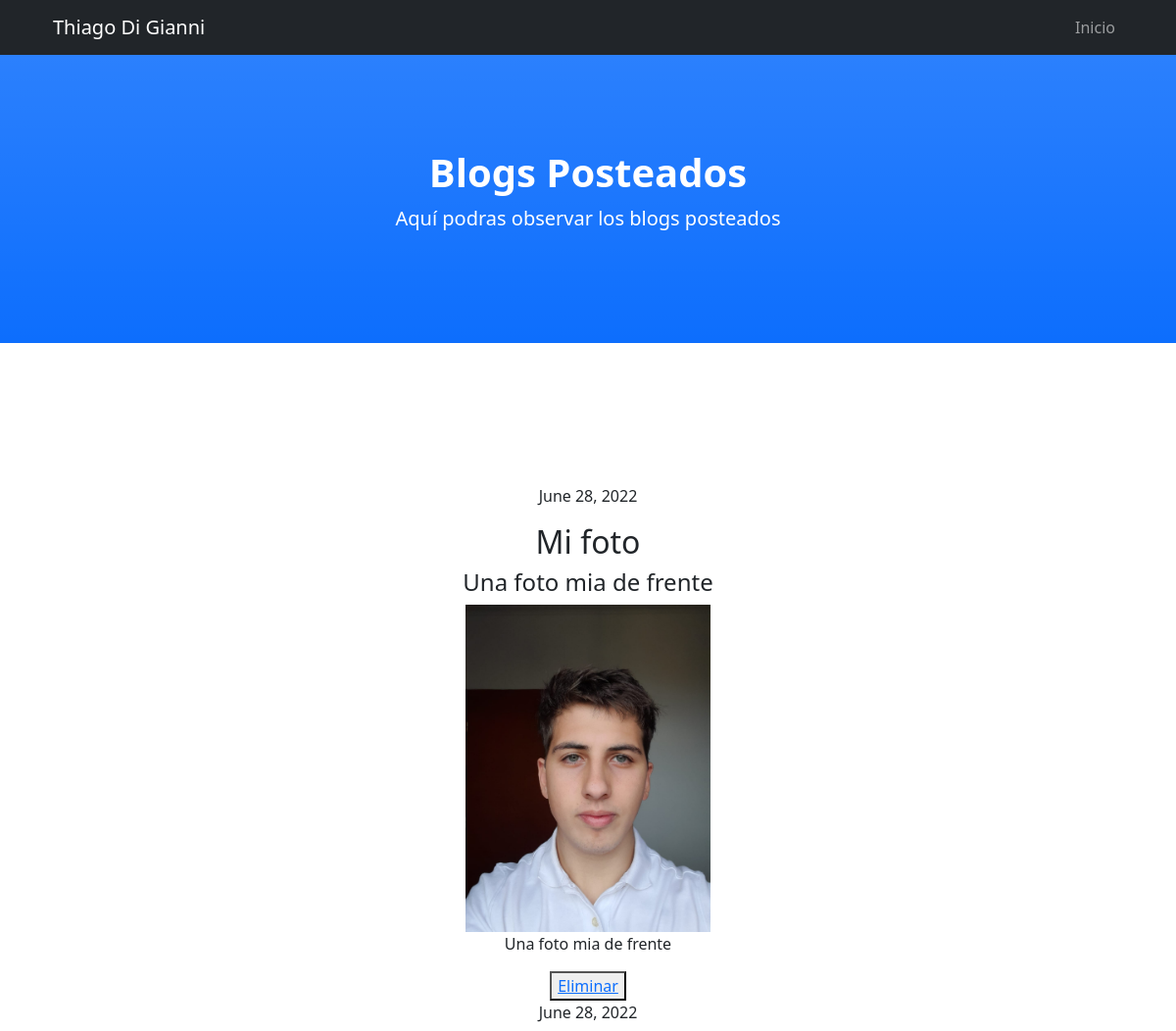
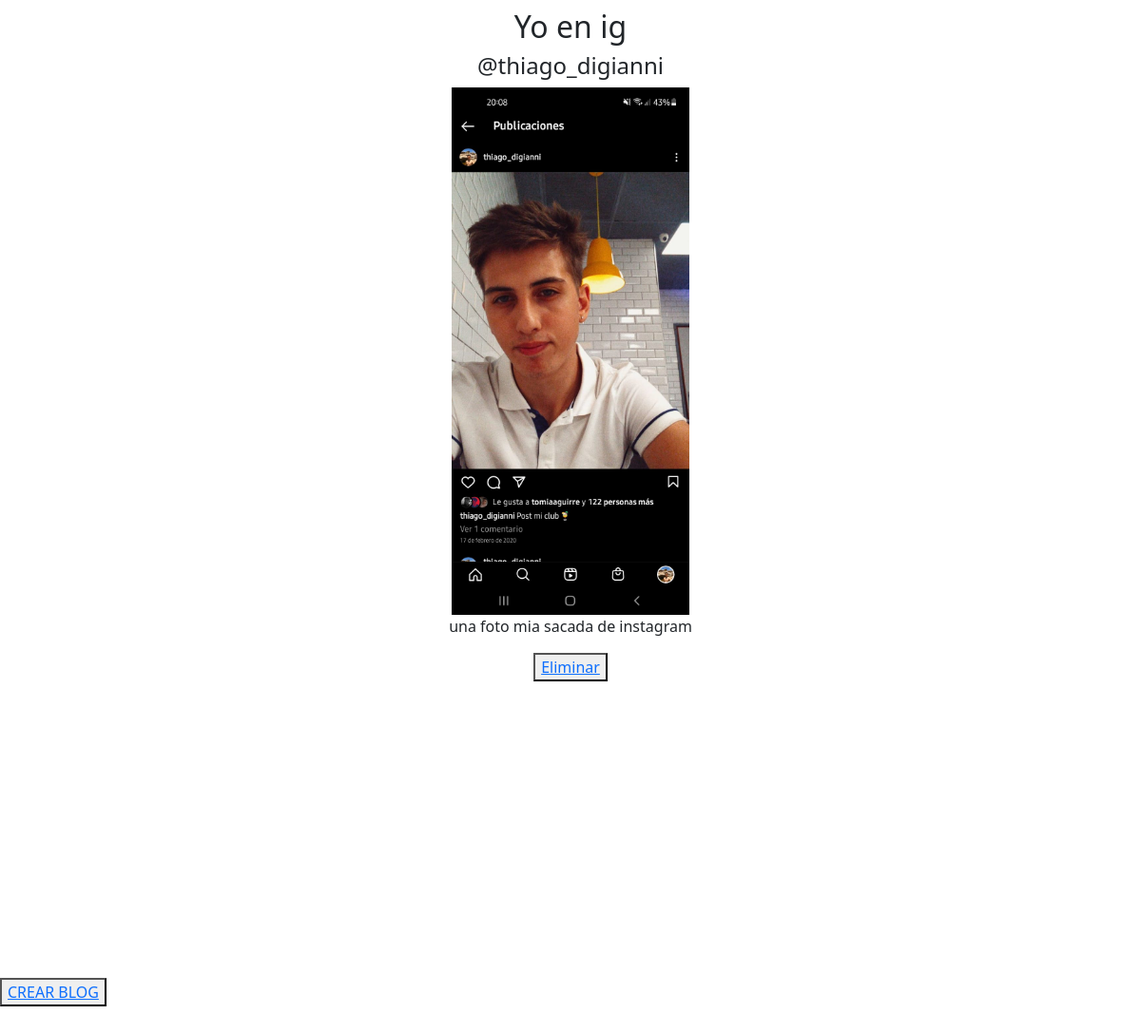
Screenshot of /mostrar_blog (signed in) with the database file from the repository (2 pictures, top to bottom).
### Apps/models.py (models this page shows)
class blog(models.Model):
     titulo = models.CharField(max_length=50)
     subtitulo = models.CharField(max_length=50)
     imagen = models.ImageField(upload_to='imagenes')
     fecha = models.DateField(auto_now=False, auto_now_add=True)
     descripcion = models.CharField(max_length=150)

### Apps/views.py (the view)
# urls.py: path('mostrar_blog',views.mostrar_blog, name='mostrar_blog'),
@login_required
def mostrar_blog(request):
      Blog = blog.objects.all()
      contexto = {"Blog":Blog}
      return render(request, "Apps/mostrar_blog.html",contexto)

### Apps/templates/Apps/mostrar_blog.html (shortened to what this page needs)
<!DOCTYPE html>
<html lang="en">
    <head>
        {% load static %}
        <link href="{% static 'Apps/css/styles.css' %}" rel="stylesheet" />
    </head>
    <body id="page-top">
        <nav class="navbar navbar-expand-lg navbar-dark bg-dark fixed-top" id="mainNav">
            <div class="container px-4">
                <a class="navbar-brand" href="#page-top">Thiago Di Gianni</a>
                <div class="collapse navbar-collapse" id="navbarResponsive">
                    <ul class="navbar-nav ms-auto">
                        <li class="nav-item"><a class="nav-link" href="/">Inicio</a></li>
                    </ul>
                </div>
            </div>
        </nav>
        <header class="bg-primary bg-gradient text-white">
            <div class="container px-4 text-center">
                <h1 class="fw-bolder">Blogs Posteados</h1>
                <p class="lead">Aquí podras observar los blogs posteados</p>
            </div>
        </header>
        <section id="info_usuarios" class="text-center">
            {% for blog in Blog %}
            <p>{{ blog.fecha }}</p>
            <div class="titulo">
                <h2>{{ blog.titulo }}</h2>
                <h4>{{ blog.subtitulo }}</h4>
            </div>
            <img src="{{ blog.imagen.url }}" width="250" alt=""/>
                <p>{{ blog.descripcion }}</p>
                <button>
                    <a href= "{% url 'eliminar_blog' blog.titulo %}"> Eliminar </a>
                </button>
            {% endfor %}
            <br>
            <br>
        </section>
        <section>
            <button>
                <a href="crear_blog"> CREAR BLOG </a>
            </button>
        </section>
    </body>
</html>

### rows the page displays
blog: fecha "June 28, 2022", titulo "Mi foto", subtitulo "Una foto mia de frente", imagen (picture), descripcion "Una foto mia de frente"
blog: fecha "June 28, 2022", titulo "Yo en ig", subtitulo "@thiago_digianni", imagen (picture), descripcion "una foto mia sacada de instagram"
